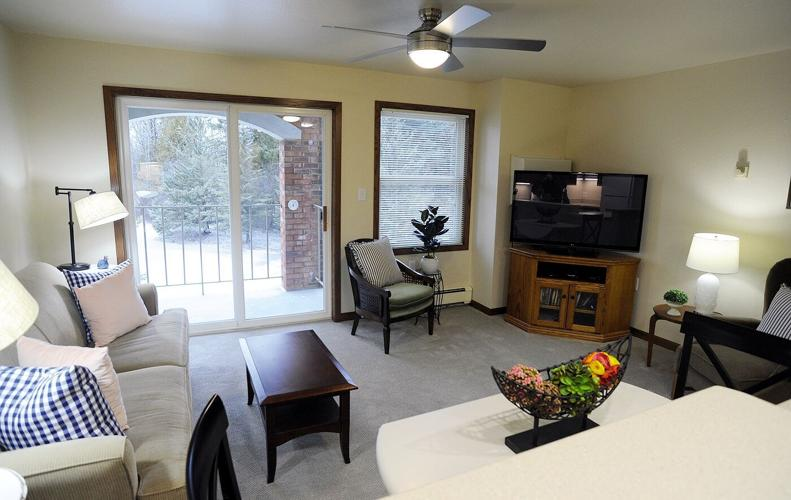
#> input picture imgs/room.png, 791 x 500 px, found by its file name
$ python '2-4-1Roberts算子.py'
#> lines starting #> are read from the running program, lines starting #| are printed output that depends on the picture
import cv2
import numpy as np
import matplotlib.pyplot  as plt
# 加载图像
img = cv2.imread('D:/Desktop/workspace/study_resp/imgs/room.png', cv2.IMREAD_GRAYSCALE)
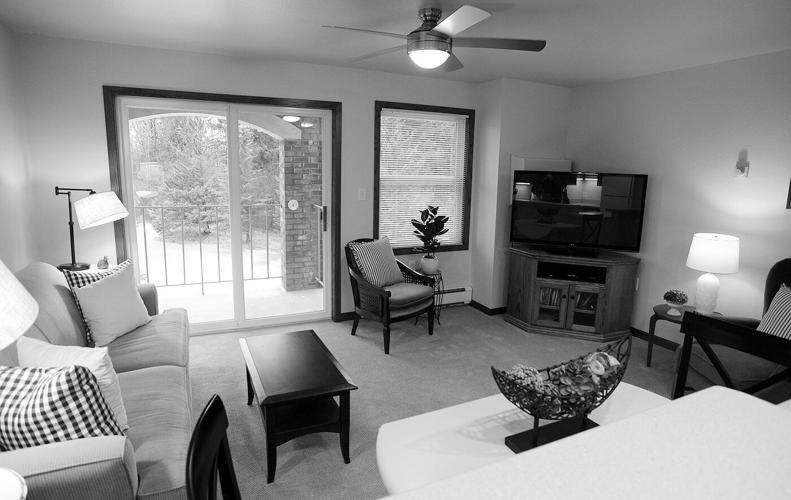
#> img: shape (500, 791); min 0, max 255, mean 141.1

# 加入零均值的高斯噪声
noise = np.zeros_like(img)
cv2.randn(noise, 0, 10)
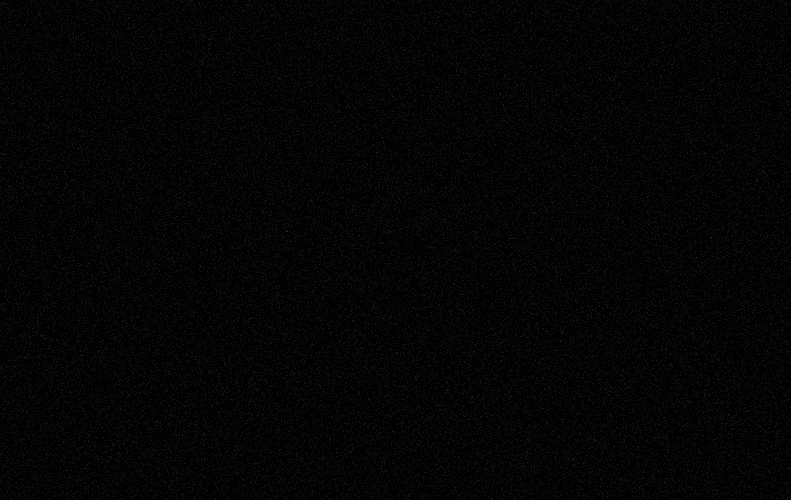
#> noise: shape (500, 791); min 0, max 47, mean 4
noisy_img = cv2.add(img, noise)

a = int(input("不加噪输入0，加噪输入1\n"))
#> the answer given: 3
if a == 0:
    ori_img = img
elif a == 1:
    ori_img = noisy_img
    cv2.imshow("noisy_img", noisy_img)

# Roberts算子边缘检测
roberts_x = np.array([[0, 1], [-1, 0]])
roberts_y = np.array([[1, 0], [0, -1]])
#> (the run stopped early here; a loop or call above may not have finished)
